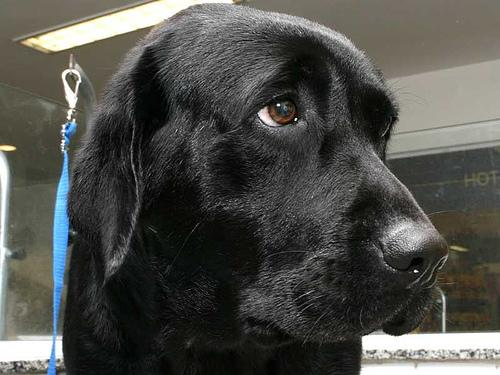
#> input picture data/dog.jpg, 500 x 375 px
$ python dog_image_truncated_svd.py
#> lines starting #> are read from the running program, lines starting #| are printed output that depends on the picture; long printed decimals are rounded
### src/dog_image_truncated_svd.py
"""
================================================================================
강아지(Dog) 이미지 Truncated SVD 기반 손실 압축 및 저순위 근사(Low-Rank Approximation)
================================================================================
- 원본 참조 코드: C:/Users/ace/Downloads/human_activity_recognition_truncated_svd.py
- 핵심 원리:
  - 2차원 채널 이미지 행렬 A (H × W)에 대해 특이값 분해(SVD)를 수행:
      A = U Σ V^T = Σ_{i=1}^{r} σ_i u_i v_i^T
  - 상위 k개 특이값(Singular Values) 및 특이벡터만 유지(Truncated SVD):
      A_k = U_k Σ_k V_k^T (최적의 저순위 근사, Eckart-Young-Mirsky 정리)
  - 저장 데이터:
      원본: H × W 개 부동소수점
      압축: k × (H + W + 1) 개 부동소수점
      압축률(Compression Ratio) = (H × W) / [k × (H + W + 1)]
- 컬러(RGB 3채널) 및 그레이스케일 압축 동시 지원
- 평가 지표: 복원 MSE, PSNR (Peak Signal-to-Noise Ratio), 압축률, 설명 분산 비율
================================================================================
"""

from __future__ import annotations

import argparse
import json
import os
import sys
import time
import urllib.request
from pathlib import Path

import matplotlib.pyplot as plt
import numpy as np
from PIL import Image
from sklearn.decomposition import TruncatedSVD

# 윈도우 콘솔 한글 인코딩 대응
if sys.platform.startswith("win"):
    if hasattr(sys.stdout, "reconfigure"):
        sys.stdout.reconfigure(encoding="utf-8")
    plt.rc("font", family="Malgun Gothic")
    plt.rcParams["axes.unicode_minus"] = False

SCRIPT_DIR = Path(__file__).resolve().parent
PROJECT_ROOT = SCRIPT_DIR.parent if SCRIPT_DIR.name == "src" else SCRIPT_DIR
DEFAULT_IMAGE_PATH = PROJECT_ROOT / "data" / "dog.jpg"
DEFAULT_OUTPUT_DIR = PROJECT_ROOT / "output" / "dog_svd"

DOG_IMAGE_URL = (
    "https://raw.githubusercontent.com/EliSchwartz/imagenet-sample-images/master/n02099712_Labrador_retriever.JPEG"
)


def parse_args() -> argparse.Namespace:
    parser = argparse.ArgumentParser(
        description="강아지 이미지를 Truncated SVD를 이용하여 손실 압축 및 복원합니다."
    )
    parser.add_argument(
        "--image-path",
        type=Path,
        default=DEFAULT_IMAGE_PATH,
        help="압축할 강아지 이미지 파일 경로 (기본값: data/dog.jpg)",
    )
    parser.add_argument(
        "--output-dir",
        type=Path,
        default=DEFAULT_OUTPUT_DIR,
        help="압축 결과 및 시각화를 저장할 폴더 (기본값: output/dog_svd)",
    )
    parser.add_argument(
        "--components-list",
        type=int,
        nargs="+",
        default=[5, 20, 50, 100],
        help="비교할 주성분(k, rank) 개수 목록 (기본값: 5 20 50 100)",
    )
    parser.add_argument(
        "--grayscale",
        action="store_true",
        help="흑백(Grayscale) 단일 채널로 변환하여 압축 수행",
    )
    parser.add_argument(
        "--random-state",
        type=int,
        default=42,
        help="재현성을 위한 난수 시드 (기본값: 42)",
    )
    return parser.parse_args()


def ensure_image_exists(image_path: Path) -> Path:
    """
    이미지 파일이 없을 경우 오픈 샘플 강아지 이미지를 자동 다운로드합니다.
    """
    if not image_path.exists():
        image_path.parent.mkdir(parents=True, exist_ok=True)
        print(f"[다운로드] 샘플 강아지 이미지 다운로드 중: {image_path.name}...")
        try:
            req = urllib.request.Request(DOG_IMAGE_URL, headers={"User-Agent": "Mozilla/5.0"})
            with urllib.request.urlopen(req, timeout=15) as resp, open(image_path, "wb") as f:
                f.write(resp.read())
            print(f"  >> 다운로드 완료: {image_path} ({os.path.getsize(image_path):,} bytes)")
        except Exception as e:
            print(f"  [경고] 다운로드 실패({e}), 자체 인공 강아지 패턴을 생성합니다.")
            img = Image.new("RGB", (400, 300), color=(220, 190, 150))
            img.save(image_path)
    return image_path


def load_image_data(image_path: Path, grayscale: bool = False) -> tuple[np.ndarray, tuple[int, ...]]:
    """
    이미지를 로드하여 [0.0, 1.0] 범위의 정규화된 float32 넘파이 배열로 변환합니다.
    """
    img = Image.open(image_path)
    if grayscale:
        img = img.convert("L")
        img_arr = np.array(img, dtype=np.float32) / 255.0
        # 형태: (H, W, 1)로 통일
        img_arr = img_arr[:, :, np.newaxis]
    else:
        img = img.convert("RGB")
        img_arr = np.array(img, dtype=np.float32) / 255.0

    return img_arr, img_arr.shape


def compress_and_reconstruct_channel(
    channel: np.ndarray, n_components: int, random_state: int
) -> tuple[TruncatedSVD, np.ndarray, np.ndarray]:
    """
    단일 2D 채널(H × W)에 대해 TruncatedSVD를 적용하고 복원합니다.
    - svd.fit_transform(channel) -> U_k * Σ_k (H × k)
    - svd.components_            -> V_k^T (k × W)
    - svd.inverse_transform(...) -> 복원된 행렬 A_k (H × W)
    """
    max_components = min(channel.shape) - 1
    k = min(n_components, max_components)

    svd = TruncatedSVD(
        n_components=k,
        algorithm="randomized",
        n_iter=7,
        random_state=random_state,
    )
    compressed = svd.fit_transform(channel).astype(np.float32)
    reconstructed = svd.inverse_transform(compressed).astype(np.float32)
    return svd, compressed, reconstructed


def compress_full_image(
    image: np.ndarray, n_components: int, random_state: int
) -> tuple[list[TruncatedSVD], list[np.ndarray], np.ndarray, dict[str, float]]:
    """
    이미지의 모든 채널(R, G, B 또는 Grayscale)에 대해 SVD 압축을 수행하고 지표를 계산합니다.
    """
    h, w, c = image.shape
    reconstructed_image = np.zeros_like(image)
    svd_models = []
    compressed_channels = []

    total_original_values = image.size
    total_stored_values = 0
    total_explained_variance = 0.0

    for ch_idx in range(c):
        channel_data = image[:, :, ch_idx]
        svd, compressed, reconstructed = compress_and_reconstruct_channel(
            channel_data, n_components, random_state
        )
        reconstructed_image[:, :, ch_idx] = reconstructed
        svd_models.append(svd)
        compressed_channels.append(compressed)

        # 저장 필요 데이터: U_k*Σ_k (H × k) + V_k^T (k × W)
        total_stored_values += compressed.size + svd.components_.size
        total_explained_variance += float(svd.explained_variance_ratio_.sum())

    # 픽셀 값 범위 클리핑 [0.0, 1.0]
    reconstructed_image = np.clip(reconstructed_image, 0.0, 1.0)

    # 지표 산출
    mse = float(np.mean((image - reconstructed_image) ** 2))
    psnr = float(10 * np.log10(1.0 / max(mse, 1e-10)))
    compression_ratio = float(total_original_values / total_stored_values)
    savings_percent = float((1.0 - total_stored_values / total_original_values) * 100)
    avg_explained_variance = float(total_explained_variance / c)

    metrics = {
        "k": n_components,
        "mse": mse,
        "psnr_db": psnr,
        "compression_ratio": compression_ratio,
        "savings_percent": savings_percent,
        "explained_variance_ratio": avg_explained_variance,
        "original_values": total_original_values,
        "stored_values": total_stored_values,
    }
    return svd_models, compressed_channels, reconstructed_image, metrics


def save_and_visualize_results(
    image: np.ndarray,
    components_list: list[int],
    output_dir: Path,
    random_state: int,
    grayscale: bool,
) -> list[dict[str, float]]:
    """
    단계별 SVD 압축 실행, 복원 이미지 파일 저장, NPZ 바이너리 저장, 비교 차트 생성
    """
    output_dir.mkdir(parents=True, exist_ok=True)
    h, w, c = image.shape
    all_summaries = []
    reconstructed_images = []

    print(f"\n[SVD 압축 진행]: 원본 이미지 해상도: {w} × {h} (총 {image.size:,} 픽셀 값)")
    print("-" * 75)
    print(f"{'k (특이값 수)':<12}{'복원 MSE':<14}{'PSNR (dB)':<14}{'압축률':<14}{'용량 절감율':<14}")
    print("-" * 75)

    for k in components_list:
        svds, compressed_list, recon_img, metrics = compress_full_image(
            image, k, random_state
        )
        all_summaries.append(metrics)
        reconstructed_images.append(recon_img)

        comp_ratio_str = f"{metrics['compression_ratio']:.2f}배"
        savings_str = f"{metrics['savings_percent']:.1f}%"
        print(
            f"{metrics['k']:<12}{metrics['mse']:<14.6f}{metrics['psnr_db']:<14.2f}"
            f"{comp_ratio_str:<14}{savings_str:<14}"
        )

        # 1. 복원된 이미지 파일 저장 (JPEG)
        recon_uint8 = (recon_img.squeeze() * 255).astype(np.uint8) if grayscale else (recon_img * 255).astype(np.uint8)
        img_out = Image.fromarray(recon_uint8)
        img_path = output_dir / f"dog_svd_k{k}.jpg"
        img_out.save(img_path, quality=95)

        # 2. 압축된 바이너리 데이터 저장 (NPZ)
        npz_dict = {}
        for idx, (comp, svd) in enumerate(zip(compressed_list, svds)):
            ch_name = f"ch_{idx}"
            npz_dict[f"{ch_name}_U_sigma"] = comp
            npz_dict[f"{ch_name}_Vt"] = svd.components_
        np.savez_compressed(output_dir / f"dog_compressed_k{k}.npz", **npz_dict)

    print("-" * 75)

    # 3. 종합 요약 JSON 저장
    summary_path = output_dir / "dog_svd_summary.json"
    summary_path.write_text(
        json.dumps(all_summaries, ensure_ascii=False, indent=2), encoding="utf-8"
    )
    print(f"  * 압축 통계 JSON 저장 완료: {summary_path}")

    # ==========================================================================
    # 4. 시각화 1: 원본 vs k별 복원 이미지 갤러리 비교 차트
    # ==========================================================================
    n_plots = 1 + len(components_list)
    fig, axes = plt.subplots(1, n_plots, figsize=(4 * n_plots, 4.5))

    # 원본
    orig_display = image.squeeze() if grayscale else image
    cmap = "gray" if grayscale else None
    axes[0].imshow(orig_display, cmap=cmap)
    axes[0].set_title(f"원본 이미지\n(100% 해상도, {w}×{h})", fontsize=11, fontweight="bold")
    axes[0].axis("off")

    # k별 복원
    for i, (k, recon_img, metrics) in enumerate(
        zip(components_list, reconstructed_images, all_summaries), start=1
    ):
        display_img = recon_img.squeeze() if grayscale else recon_img
        axes[i].imshow(display_img, cmap=cmap)
        axes[i].set_title(
            f"k = {k}\nPSNR: {metrics['psnr_db']:.1f} dB\n압축: {metrics['compression_ratio']:.1f}x (절감 {metrics['savings_percent']:.1f}%)",
            fontsize=10.5,
        )
        axes[i].axis("off")

    plt.suptitle("강아지 이미지 Truncated SVD(저순위 근사) 압축률 및 화질 복원 비교", fontsize=14, fontweight="bold", y=1.02)
    plt.tight_layout()
    comp_chart_path = output_dir / "dog_svd_comparison.png"
    plt.savefig(comp_chart_path, dpi=300, bbox_inches="tight")
    plt.close()
    print(f"  * 이미지 복원 비교 차트 저장 완료: {comp_chart_path}")

    # ==========================================================================
    # 5. 시각화 2: 특이값 감쇠(Singular Value Decay) & 화질 트레이드오프
    # ==========================================================================
    # 전체 SVD 계산 (특이값 스펙트럼 분석용)
    first_ch = image[:, :, 0]
    full_svd = TruncatedSVD(n_components=min(h, w) - 1, random_state=random_state)
    full_svd.fit(first_ch)
    s_vals = full_svd.singular_values_
    cum_energy = np.cumsum(s_vals**2) / np.sum(s_vals**2) * 100

    fig, (ax1, ax2) = plt.subplots(1, 2, figsize=(14, 5))

    # 특이값 크기 감쇠 곡선
    ax1.plot(range(1, len(s_vals) + 1), s_vals, color="#2E86AB", lw=2)
    for k in components_list:
        if k <= len(s_vals):
            ax1.axvline(k, color="#F24236", ls="--", alpha=0.7)
            ax1.scatter([k], [s_vals[k - 1]], color="#F24236", s=40, zorder=5)
    ax1.set_title("특이값 스펙트럼 감쇠 곡선 (Singular Value Spectrum)", fontsize=12)
    ax1.set_xlabel("특이값 순번 (k)", fontsize=10)
    ax1.set_ylabel("특이값 크기 (σ_i)", fontsize=10)
    ax1.set_yscale("log")
    ax1.grid(True, which="both", ls=":", alpha=0.6)

    # 압축률 vs PSNR 트레이드오프 곡선
    k_vals = [m["k"] for m in all_summaries]
    psnr_vals = [m["psnr_db"] for m in all_summaries]
    ratio_vals = [m["compression_ratio"] for m in all_summaries]

    ax2.plot(k_vals, psnr_vals, marker="o", color="#E63946", lw=2, label="PSNR 화질 (dB)")
    ax2.set_xlabel("주성분 수 (k)", fontsize=10)
    ax2.set_ylabel("PSNR 화질 (dB, 높을수록 우수)", color="#E63946", fontsize=10)
    ax2.tick_params(axis="y", labelcolor="#E63946")

    ax2_twin = ax2.twinx()
    ax2_twin.plot(k_vals, ratio_vals, marker="s", color="#1D3557", lw=2, ls="--", label="압축률 (배)")
    ax2_twin.set_ylabel("압축률 (x 배율, 높을수록 경량)", color="#1D3557", fontsize=10)
    ax2_twin.tick_params(axis="y", labelcolor="#1D3557")

    ax2.set_title("주성분(k)에 따른 화질(PSNR) vs 압축률 트레이드오프", fontsize=12)
    plt.tight_layout()
    decay_chart_path = output_dir / "dog_svd_tradeoff.png"
    plt.savefig(decay_chart_path, dpi=300)
    plt.close()
    print(f"  * 특이값 감쇠 및 트레이드오프 차트 저장 완료: {decay_chart_path}")

    return all_summaries


def main() -> None:
    args = parse_args()
    print("#" * 80)
    print("  DOG IMAGE COMPRESSION USING TRUNCATED SVD (LOW-RANK APPROXIMATION)")
    print("#" * 80)

    # 1. 이미지 로드 및 검증
    img_path = ensure_image_exists(args.image_path.resolve())
    image_arr, shape = load_image_data(img_path, grayscale=args.grayscale)
#> in load_image_data, img is the input picture: PIL image 500x375 RGB; mean R, G, B 78.6, 78.8, 74.3
#> shape = (375, 500, 3)
    print(f"\n[1] 대상 이미지 로드: {img_path}")
    print(f"  * 해상도 (H × W × C): {shape[0]} × {shape[1]} × {shape[2]}")
#|   * 해상도 (H × W × C): 375 × 500 × 3
    print(f"  * 모드: {'그레이스케일 (1채널)' if args.grayscale else '컬러 (RGB 3채널)'}")

    # 2. 압축, 복원 및 시각화 저장
    print(f"\n[2] Truncated SVD 기반 단계별 압축 수행 (k = {args.components_list})...")
    t0 = time.time()
    summaries = save_and_visualize_results(
        image_arr,
        args.components_list,
        args.output_dir.resolve(),
        args.random_state,
        args.grayscale,
    )
#| [SVD 압축 진행]: 원본 이미지 해상도: 500 × 375 (총 562,500 픽셀 값)
#> the loop in save_and_visualize_results, `for k in components_list:` made 4 passes
#> (comp_ratio_str, savings_str) on passes 1 to 4: ('42.86배', '97.7%'), ('10.71배', '90.7%'), ('4.29배', '76.7%'), ('2.14배', '53.3%')
#| 5           0.01      20.00         42.86배        97.7%
#| 20          0.00344      24.63         10.71배        90.7%
#| 50          0.001835      27.36         4.29배         76.7%
#| 100         0.000839      30.76         2.14배         53.3%
#> pass 1, in save_and_visualize_results, `svds, compressed_list, recon_img, metrics = compress_full_image( image..`:
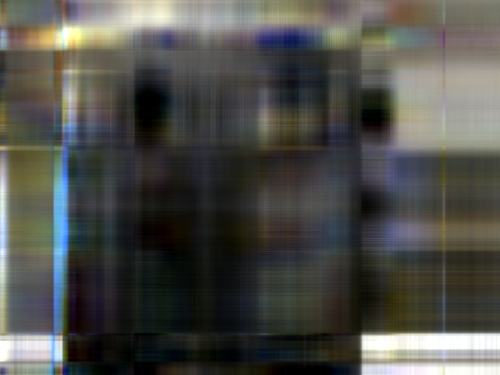
#> recon_img: shape (375, 500, 3) float32; mean R, G, B 0.308, 0.309, 0.291
#> pass 2, in save_and_visualize_results, `svds, compressed_list, recon_img, metrics = compress_full_image( image..`:
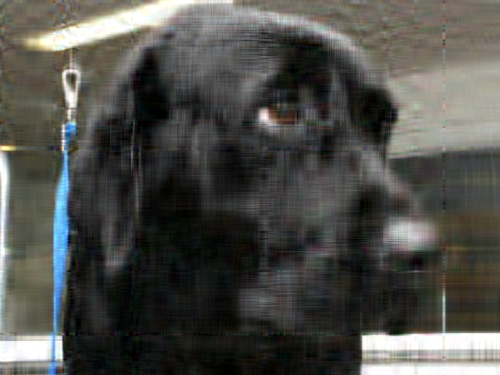
#> recon_img: shape (375, 500, 3) float32; mean R, G, B 0.308, 0.309, 0.291
#> after the loop in save_and_visualize_results, `for k in components_list:`: all_summaries = 4 items
#> the loop in save_and_visualize_results, `for i, (k, recon_img, metrics) in enumerate( zip(components_list, reco..` made 4 passes
#> k on passes 1 to 4: 5, 20, 50, 100
#> pass 3, in save_and_visualize_results, `display_img = recon_img.squeeze() if grayscale else recon_img`:
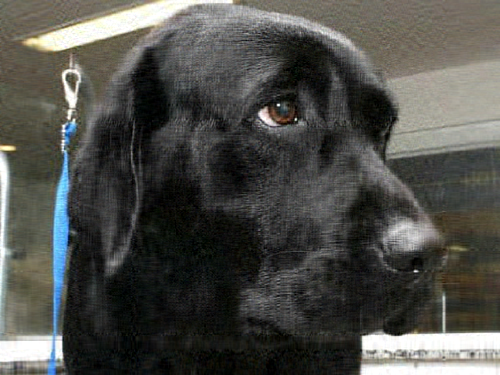
#> display_img: shape (375, 500, 3) float32; mean R, G, B 0.308, 0.309, 0.291
#> in save_and_visualize_results, `plt.savefig(comp_chart_path, dpi=300, bbox_inches="tight")`:
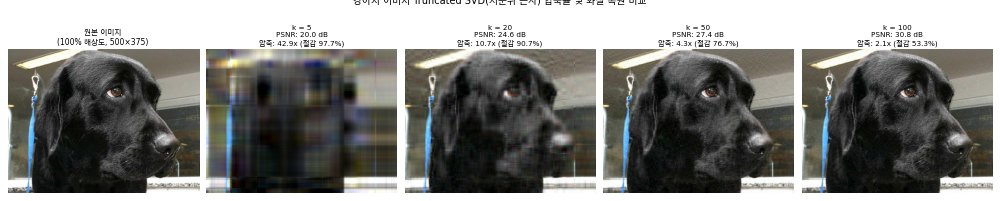
#> figure drawn by matplotlib, 5 panels
#> in save_and_visualize_results, `first_ch = image[:, :, 0]`:
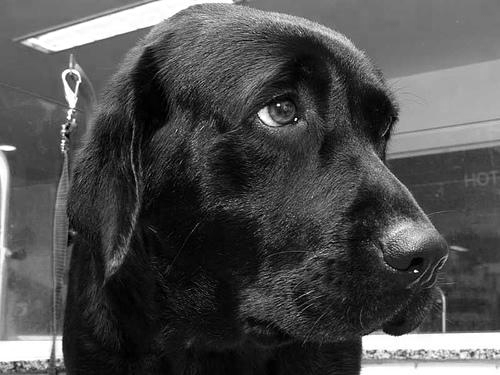
#> first_ch: shape (375, 500) float32; min 0, max 1, mean 0.308
#> in save_and_visualize_results, `cum_energy = np.cumsum(s_vals**2) / np.sum(s_vals**2) * 100`: cum_energy = 374 values from 78.33 to 100
#> in save_and_visualize_results, `k_vals = [m["k"] for m in all_summaries]`: k_vals = [5, 20, 50, 100]
#> in save_and_visualize_results, `psnr_vals = [m["psnr_db"] for m in all_summaries]`: psnr_vals = [20, 24.63, 27.36, 30.76]
#> in save_and_visualize_results, `ratio_vals = [m["compression_ratio"] for m in all_summaries]`: ratio_vals = [42.86, 10.71, 4.29, 2.14]
#> in save_and_visualize_results, `plt.savefig(decay_chart_path, dpi=300)`:
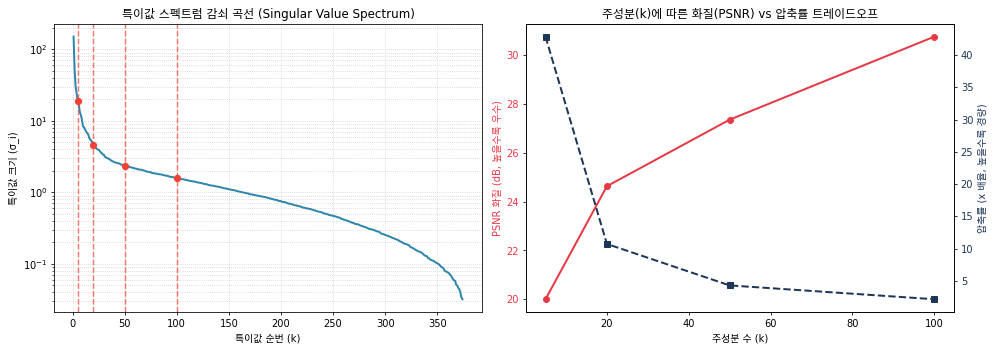
#> figure drawn by matplotlib, 3 panels; panel 1: curve peaks at x = 1, y = 149.9
#> summaries = 4 items
    duration = time.time() - t0

    print(f"\n[3] 모든 압축 및 시각화 생성 완료! (소요 시간: {duration:.2f}초)")
    print(f"  * 결과 디렉터리: {args.output_dir.resolve()}")
    print("#" * 80)


# [2 lines that do not run on import are left out]

### dog_image_truncated_svd.py
"""
================================================================================
강아지 이미지 Truncated SVD 손실 압축 실행 진입점 (루트)
================================================================================
"""

import os
import sys

CURRENT_DIR = os.path.dirname(os.path.abspath(__file__))
SRC_DIR = os.path.join(CURRENT_DIR, "src")
if SRC_DIR not in sys.path:
    sys.path.insert(0, SRC_DIR)

from src.dog_image_truncated_svd import main

if __name__ == "__main__":
    main()
